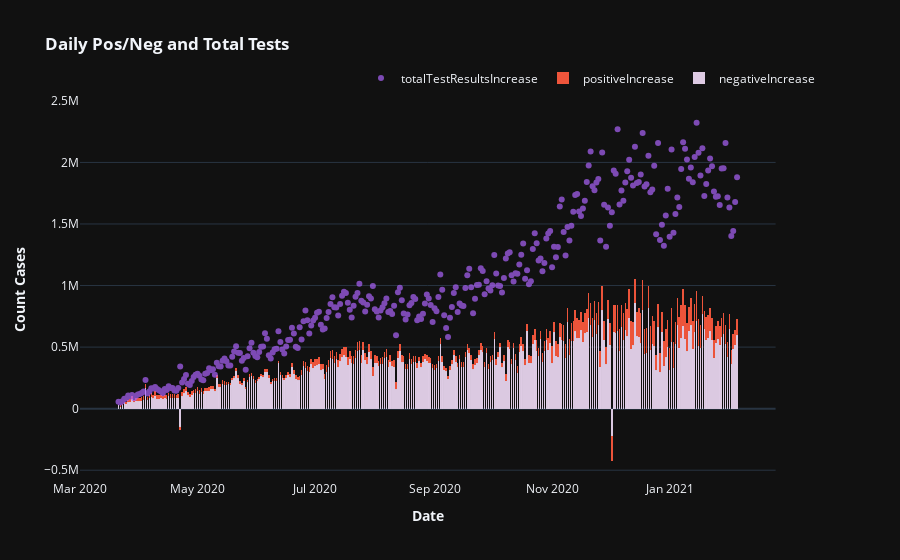

The notebook cell saved with this chart:
### Markdown cell above
## The total daily tests (purple), the total daily positive and total daily negative tests.

### Code cell
fig3 = make_subplots(specs=[[{"secondary_y": True}]])

fig3.add_trace(
    go.Bar(x=date
           ,y=negativeIncrease
           ,name="negativeIncrease"
           ,marker_color=px.colors.qualitative.Pastel1[3]),
    secondary_y=False,
)

fig3.add_trace(
    go.Bar(x=date
           ,y=positiveIncrease
           ,name="positiveIncrease"),
    secondary_y=False,
)
fig3.add_trace(
    go.Scatter(x=date
               ,y=totalTestResultsIncrease
               ,opacity=.7
               ,name="totalTestResultsIncrease"
               ,mode="markers"
               ,marker_color=px.colors.qualitative.Plotly[3]),
    secondary_y=False,
)
# Add fig3ure title
fig3.update_layout(
    title_text="<b>Daily Pos/Neg and Total Tests</b>"
)
# Set x-axis title
fig3.update_xaxes(title_text="<b>Date</b>")
# Set y-axes titles
fig3.update_yaxes(title_text="<b>Count Cases</b>", secondary_y=False)
# Change the bar mode
fig3.update_layout(barmode='stack')
# Customize aspect
fig3.update_traces(marker_line_width=.01)
#update legend
fig3.update_layout(
    template='plotly_dark'
    ,legend=dict(
    orientation="h",
    yanchor="bottom",
    y=1.02,
    xanchor="right",
    x=1
))
fig3.show()

### Figure 1 — Plotly figure (JSON) as saved in the notebook; plotly's stock layout.template omitted (floating-point values rounded to 4 significant figures; data arrays with more than 128 entries replaced by an {"elided": "..."} marker saying what was removed)
{"data": [{"marker": {"color": "rgb(222,203,228)", "line": {"width": 0.01}}, "name": "negativeIncrease", "type": "bar", "x": {"elided": "322 str values"}, "xaxis": "x", "y": {"elided": "322 int values"}, "yaxis": "y"}, {"marker": {"line": {"width": 0.01}}, "name": "positiveIncrease", "type": "bar", "x": {"elided": "322 str values"}, "xaxis": "x", "y": {"elided": "322 int values"}, "yaxis": "y"}, {"marker": {"color": "#AB63FA", "line": {"width": 0.01}}, "mode": "markers", "name": "totalTestResultsIncrease", "opacity": 0.7, "type": "scatter", "x": {"elided": "322 str values"}, "xaxis": "x", "y": {"elided": "322 int values"}, "yaxis": "y"}], "layout": {"barmode": "stack", "legend": {"orientation": "h", "x": 1, "xanchor": "right", "y": 1.02, "yanchor": "bottom"}, "title": {"text": "<b>Daily Pos/Neg and Total Tests</b>"}, "xaxis": {"anchor": "y", "domain": [0, 0.94], "title": {"text": "<b>Date</b>"}}, "yaxis": {"anchor": "x", "domain": [0, 1], "title": {"text": "<b>Count Cases</b>"}}, "yaxis2": {"anchor": "x", "overlaying": "y", "side": "right"}}}
